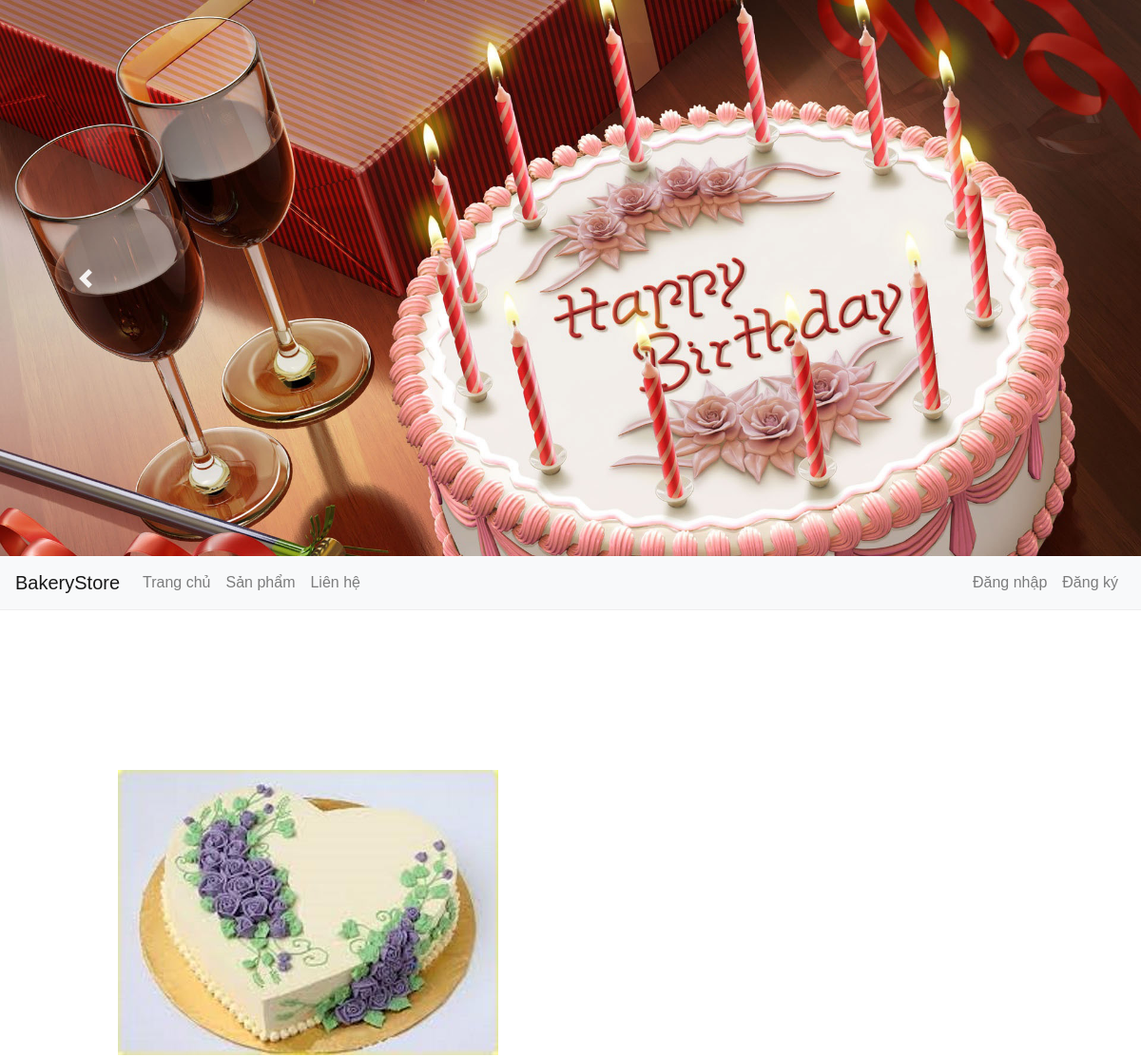
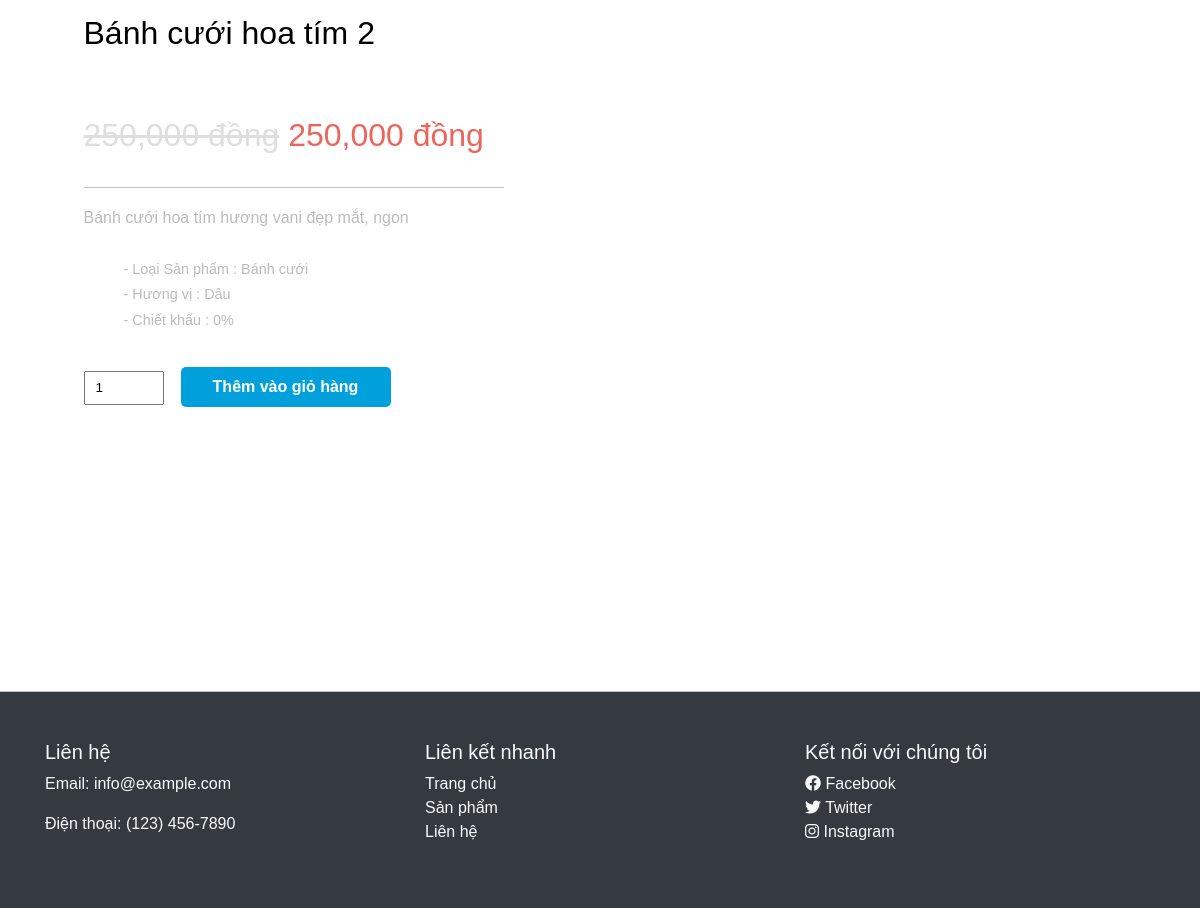
Page /chitiet_sp.php?ma_san_pham=2 on the committed database (2 pictures, top to bottom).
### tables this page shows
CREATE TABLE `bk_san_pham` (
  `ma_san_pham` int(11) NOT NULL,
  `ma_chu_de` int(11) NOT NULL,
  `ma_nhan_vien` int(11) NOT NULL,
  `ma_khuyen_mai` int(11) NOT NULL,
  `id` int(11) NOT NULL,
  `ten_san_pham` varchar(255) DEFAULT NULL,
  `noi_dung_tom_tat` varchar(255) DEFAULT NULL,
  `noi_dung_chi_tiet` varchar(255) DEFAULT NULL,
  `so_luong` int(11) DEFAULT NULL,
  `hinh_anh` varchar(255) DEFAULT NULL,
  `don_gia` double DEFAULT NULL,
  `ngay_them_san_pham` date DEFAULT NULL
);

CREATE TABLE `bk_khuyen_mai` (
  `ma_khuyen_mai` int(11) NOT NULL,
  `ten_khuyen_mai` varchar(100) NOT NULL,
  `ngay_ap_dung` date DEFAULT NULL,
  `ngay_ket_thuc` date DEFAULT NULL,
  `chiet_khau` double DEFAULT NULL
);

CREATE TABLE `bk_chu_de` (
  `ma_chu_de` int(10) NOT NULL,
  `ten_chu_de` varchar(255) DEFAULT NULL
);

CREATE TABLE `bk_huong_vi` (
  `id` int(11) NOT NULL,
  `ma_huong_vi` varchar(10) NOT NULL,
  `ten_huong_vi` varchar(20) DEFAULT NULL
);

### controllers/c_chi_tiet_san_pham.php (called while the page is built, shortened)
<?php
include("models/m_san_pham.php");
class C_chi_tiet_san_pham{
	function Hien_thi_chi_tiet_san_pham(){
		$ma_san_pham=$_GET["ma_san_pham"];
		$c_chi_tiet= new M_san_pham();
		$chi_tiet=$c_chi_tiet->Doc_san_pham_theo_ma_san_pham($ma_san_pham);
		include("views/include/layout_2.php");
	}
}
?>

### chitiet_sp.php (called while the page is built)
<?php
include("controllers/c_chi_tiet_san_pham.php");
$c_chi_tiet=new C_chi_tiet_san_pham();
$c_chi_tiet->Hien_thi_chi_tiet_san_pham();
?>

### models/database.php (called while the page is built, shortened)
<?php
class database
{
    public function pdo_get_connection()
    {
        $servername = 'localhost';
        $dbname = 'bakery_store';
        $username = 'root';
        $pass = '';
        try {
            $con = new PDO("mysql:host=$servername;dbname=$dbname", $username, $pass);
            $con->setAttribute(PDO::ATTR_ERRMODE, PDO::ERRMODE_EXCEPTION);
            return $con;
        } catch (Exception $ex) {
            echo $ex->getMessage();
            echo $ex->getLine();
            echo $ex->getFile();
        }
    }
    public function pdo_query_one($sql, $sql_args = [])
    {
        try {
            $con = $this->pdo_get_connection();
            $stmt = $con->prepare($sql);
            $stmt->execute($sql_args);
            $rows = $stmt->fetch(PDO::FETCH_OBJ);
            return $rows;
        } catch (PDOException $ex) {
            throw $ex;
        }
    }
}

### models/m_san_pham.php (called while the page is built, shortened)
<?php
include_once("database.php");
class M_san_pham extends database
{
	public function Doc_san_pham_theo_ma_san_pham($ma_san_pham)
	{
		$sql = "SELECT bk_san_pham.*,ten_chu_de,ten_nhan_vien,ten_khuyen_mai,ten_huong_vi, chiet_khau
				from bk_san_pham inner join bk_chu_de on bk_san_pham.ma_chu_de=bk_chu_de.ma_chu_de
				inner join bk_khuyen_mai on bk_san_pham.ma_khuyen_mai=bk_khuyen_mai.ma_khuyen_mai
				inner join bk_huong_vi on bk_san_pham.id=bk_huong_vi.id
				left join bk_nhan_vien on bk_san_pham.ma_nhan_vien=bk_nhan_vien.ma_nhan_vien
				where ma_san_pham=?";
		return $this->pdo_query_one($sql, [$ma_san_pham]);
	}
}

### views/v_chi_tiet_san_pham.php (the view, shortened to what this page needs)
<div class="product">
	 <div class="container">
		 <div class="product-price1">
			 <div class="top-sing">
				  <div class="col-md-7 single-top">
					 <div>
							  <ul class="slides">
								<li style="list-style-type:none">
									<div class="thumb-image"> <img src="public/images/<?php echo $chi_tiet->hinh_anh; ?>" data-imagezoom="true" class="img-responsive" alt=""/> </div>
								</li>
							  </ul>
						</div>
				 </div>
			     <div class="col-md-5 single-top-in simpleCart_shelfItem">
					  <div class="single-para ">
						 <h4><?php echo $chi_tiet->ten_san_pham; ?></h4>
							<h5 class="item_price" ><del style="color: #DEDEDE"><?php echo number_format($chi_tiet->don_gia); ?>&nbsp;đồng</del>&nbsp;<?php echo number_format($chi_tiet->don_gia-($chi_tiet->don_gia*$chi_tiet->chiet_khau/100)); ?>&nbsp;đồng</h5>
							<p class="para"><?php echo $chi_tiet->noi_dung_chi_tiet; ?></p>
							<div class="prdt-info-grid">
								 <ul>
									 <li>- Loại Sản phẩm : <?php echo $chi_tiet->ten_chu_de; ?></li>
									 <li>- Hương vị : <?php echo $chi_tiet->ten_huong_vi; ?></li>
									 <li>- Chiết khấu :  <?php echo $chi_tiet->chiet_khau; ?>%</li>
								 </ul>
							</div>
                                        <input type="text" class="item_quantity" value="1" name="sl_<?php echo $chi_tiet->ma_san_pham ?>" id="sl_<?php echo $chi_tiet->ma_san_pham ?>" style="width:80px"/>
							<a href="javascript:void(0)"><input type="button" class="item_add items" value="Thêm vào giỏ hàng" onclick="chonmua(<?php echo $chi_tiet->ma_san_pham ?>)" ></a>
					 </div>
				 </div>
				 <div class="clearfix"> </div>
			 </div>
	     </div>
	 </div>
</div>

### public/css/style.css (style rules this page uses)
body a { transition: 0.5s all; -webkit-transition: 0.5s all; -o-transition: 0.5s all; -moz-transition: 0.5s all; -ms-transition: 0.5s all; }
h1, h2, h3, h4, h5, h6, label, p { margin: 0; font-family: Arial, Helvetica, sans-serif; }
.items { padding: 4em 0; }
.product { padding: 4em 0 3em; }
.item_quantity { margin: 1em 0; font-size: 0.85em; padding: 5px 10px; display: block; width: 75%; float: left; }
.item_add { color: #fff; text-decoration: none; font-weight: 600; padding: 0.5em 2em; display: inline-block; border-radius: 5px; -moz-border-radius: 5px; -webkit-border-radius: 5px; -o-border-radius: 5px; margin: 1.5em 16px 0px 0px; background: #00a0dc; border: none; outline: none; }
.items { margin: 10px 0 0px 17px; }
.top-sing { margin-bottom: 7em; }
.single-top { width: 32%; margin-right: 5em; }
.single-top-in { width: 61%; }
.single-para h4 { color: #000; font-size: 2em; font-family: Arial, Helvetica, sans-serif; }
p.para { font-size: 1em; color: #BDBCBC; line-height: 1.8em; }
.single-para h5 { color: #ed645c; font-size: 2em; border-bottom: 1px solid #C4C3C3; padding: 1em 0; margin: 1em 0 0.5em; }
.prdt-info-grid { margin: 1.5em 0; }
.prdt-info-grid ul li { display: block; color: #BDBCBC; font-size: 0.9em; padding: 2px 0; }
@media (max-width: 1280px) { .single-top-in { width: 44%; } }
@media (max-width: 1280px) { .item_add { width: 50%; } }
a { font-family: Arial, Helvetica, sans-serif; }

### rows in the picture
bk_san_pham: hinh_anh (picture), ten_san_pham "Bánh cưới hoa tím 2", don_gia "250,000", don_gia.chiet_khau "250,000", noi_dung_chi_tiet "Bánh cưới hoa tím hương vani đẹp mắt, ngon", bk_chu_de.ten_chu_de "Bánh cưới", bk_huong_vi.ten_huong_vi "Dâu", bk_khuyen_mai.chiet_khau "0"
